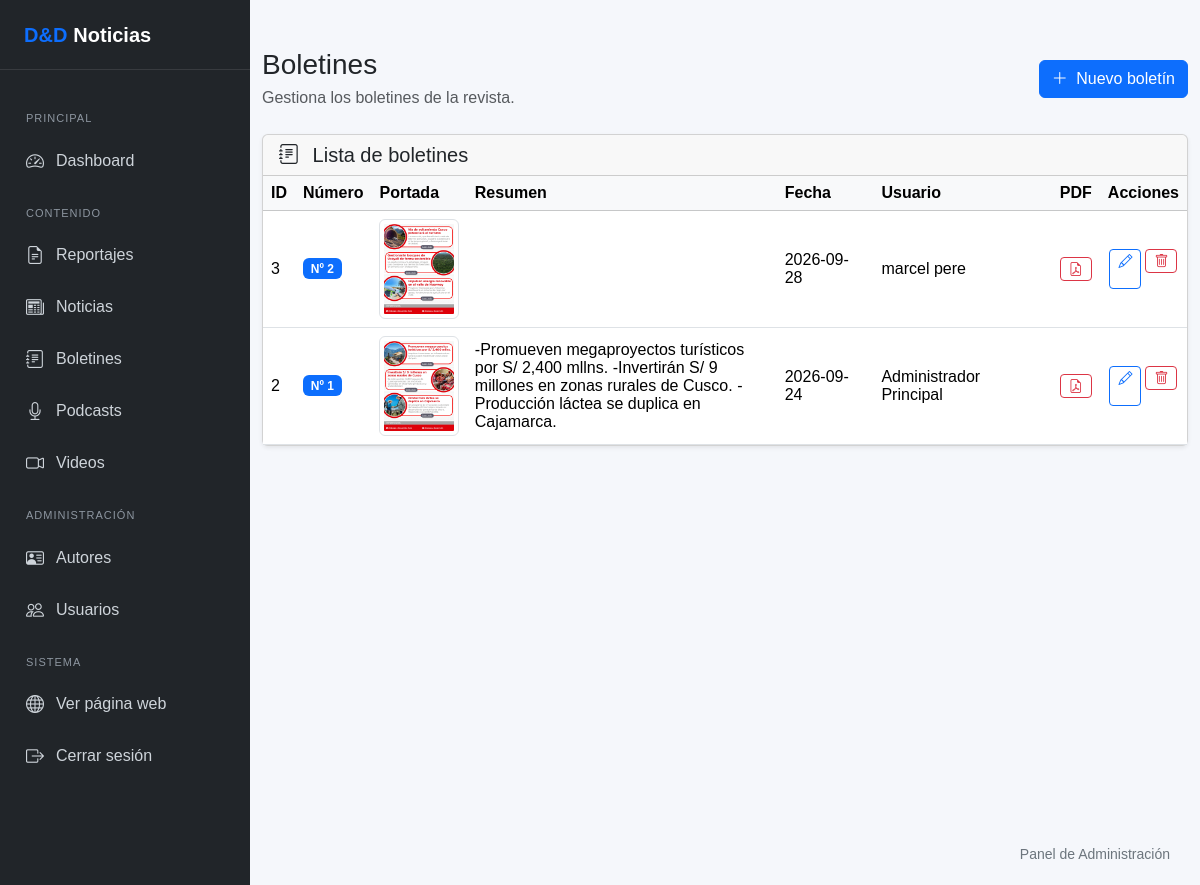
Page /admin/boletines/index.php (signed in) on the committed database.
### tables this page shows
CREATE TABLE `boletines` (
  `id` int(10) UNSIGNED NOT NULL,
  `numero_boletin` varchar(50) NOT NULL,
  `resumen` varchar(500) DEFAULT NULL,
  `foto_portada` varchar(255) DEFAULT NULL,
  `archivo_pdf` varchar(255) NOT NULL,
  `fecha_publicacion` date NOT NULL,
  `usuario_id` int(10) UNSIGNED NOT NULL
);

### includes/funciones.php (called while the page is built, shortened)
<?php
function e($valor): string
{
    return htmlspecialchars(
        (string) $valor,
        ENT_QUOTES,
        'UTF-8'
    );
}

### admin/boletines/index.php (the view, shortened to what this page needs)
<?php
require_once __DIR__ . '/../../config/database.php';
require_once __DIR__ . '/../../includes/funciones.php';
$stmt = $pdo->query("
    SELECT
        b.id,
        b.numero_boletin,
        b.resumen,
        b.foto_portada,
        b.archivo_pdf,
        b.fecha_publicacion,
        b.usuario_id,
        CONCAT(
            u.nombres,
            ' ',
            u.ap_paterno
        ) AS nombre_usuario
    FROM boletines b
    LEFT JOIN usuarios u
        ON b.usuario_id = u.id
    ORDER BY b.id DESC
");
$boletines = $stmt->fetchAll();
require_once __DIR__ .
    '/../../includes/admin-header.php';
require_once __DIR__ .
    '/../../includes/admin-sidebar.php';
?>
<main class="admin-main">
    <div class="container-fluid py-4">
        <div
            class="d-flex flex-wrap justify-content-between align-items-center gap-2 mb-4"
        >
            <div>
                <h1 class="h3 mb-1">
                    Boletines
                </h1>
                <p class="text-muted mb-0">
                    Gestiona los boletines de la revista.
                </p>
            </div>
            <a
                href="crear.php"
                class="btn btn-primary"
            >
                <i class="bi bi-plus-lg me-1"></i>
                Nuevo boletín
            </a>
        </div>
        <div class="card shadow-sm">
            <div class="card-header">
                <h5 class="mb-0">
                    <i class="bi bi-journal-text me-2"></i>
                    Lista de boletines
                </h5>
            </div>
            <div class="card-body p-0">
                <?php if (empty($boletines)): ?>
                    <div class="text-center py-5">
                        <i
                            class="bi bi-journal-x fs-1 text-muted"
                        ></i>
                        <p class="text-muted mt-3 mb-3">
                            No existen boletines registrados.
                        </p>
                        <a
                            href="crear.php"
                            class="btn btn-primary"
                        >
                            <i class="bi bi-plus-lg me-1"></i>
                            Crear primer boletín
                        </a>
                    </div>
                <?php else: ?>
                    <div class="table-responsive">
                        <table
                            class="table table-hover align-middle mb-0"
                        >
                            <thead class="table-light">
                                <tr>
                                    <th>
                                        ID
                                    </th>
                                    <th>
                                        Número
                                    </th>
                                    <th>
                                        Portada
                                    </th>
                                    <th>
                                        Resumen
                                    </th>
                                    <th>
                                        Fecha
                                    </th>
                                    <th>
                                        Usuario
                                    </th>
                                    <th>
                                        PDF
                                    </th>
                                    <th class="text-center">
                                        Acciones
                                    </th>
                                </tr>
                            </thead>
                            <tbody>
                                <?php foreach (
                                    $boletines
                                    as $boletin
                                ): ?>
                                    <tr>
                                        <td>
                                            <?= e($boletin['id']) ?>
                                        </td>
                                        <td>
                                            <span
                                                class="badge bg-primary"
                                            >
                                                Nº
                                                <?= e(
                                                    $boletin['numero_boletin']
                                                ) ?>
                                            </span>
                                        </td>
                                        <td>
                                            <?php if (
                                                !empty(
                                                    $boletin['foto_portada']
                                                )
                                            ): ?>
                                                <img
                                                    src="<?= e('../../' . $boletin['foto_portada']) ?>"
                                                    alt="Portada del boletín"
                                                    class="img-thumbnail"
                                                    style="
                                                        width: 80px;
                                                        height: 100px;
                                                        object-fit: cover;
                                                    "
                                                >
                                            <?php endif; ?>
                                        </td>
                                        <td>
                                            <div
                                                style="
                                                    max-width: 300px;
                                                "
                                            >
                                                <?= e(
                                                    $boletin['resumen']
                                                ) ?>
                                            </div>
                                        </td>
                                        <td>
                                            <?= e(
                                                $boletin[
                                                    'fecha_publicacion'
                                                ]
                                            ) ?>
                                        </td>
                                        <td>
                                            <?= e(
                                                $boletin[
                                                    'nombre_usuario'
                                                ] ??
                                                'Sin usuario'
                                            ) ?>
                                        </td>
                                        <td>
                                            <?php if (
                                                !empty(
                                                    $boletin['archivo_pdf']
                                                )
                                            ): ?>
                                                <a
                                                    href="<?= e('../../' . $boletin['archivo_pdf']) ?>"
                                                    target="_blank"
                                                    class="btn btn-sm btn-outline-danger"
                                                    title="Ver PDF"
                                                >
                                                    <i
                                                        class="bi bi-file-earmark-pdf"
                                                    ></i>
                                                </a>
                                            <?php endif; ?>
                                        </td>
                                        <td>
                                            <div
                                                class="d-flex flex-wrap gap-1 justify-content-center"
                                            >
                                                <a
                                                    href="editar.php?id=<?= e($boletin['id']) ?>"
                                                    class="btn btn-sm btn-outline-primary"
                                                    title="Editar"
                                                >
                                                    <i
                                                        class="bi bi-pencil"
                                                    ></i>
                                                </a>
                                                <form
                                                    method="POST"
                                                    action="eliminar.php"
                                                    class="d-inline"
                                                    onsubmit="return confirm('¿Estás seguro de eliminar este boletín?');"
                                                >
                                                    <button
                                                        type="submit"
                                                        class="btn btn-sm btn-outline-danger"
                                                        title="Eliminar"
                                                    >
                                                        <i
                                                            class="bi bi-trash"
                                                        ></i>
                                                    </button>
                                                </form>
                                            </div>
                                        </td>
                                    </tr>
                                <?php endforeach; ?>
                            </tbody>
                        </table>
                    </div>
                <?php endif; ?>
            </div>
        </div>
    </div>
</main>
<?php
require_once __DIR__ .
    '/../../includes/admin-footer.php';
?>

### includes/admin-header.php (style rules this page uses)
body { background-color: #f5f7fb; margin: 0; font-family: Arial, sans-serif; }
.admin-main { margin-left: 250px; min-height: 100vh; width: calc(100% - 250px); box-sizing: border-box; }
.admin-main img { max-width: 100%; height: auto; }
.admin-main .table-responsive { width: 100%; overflow-x: auto; -webkit-overflow-scrolling: touch; }
.admin-main .card { max-width: 100%; }
.admin-main .d-flex { flex-wrap: wrap; }

### rows in the picture
boletines: id "3", numero_boletin "2", foto_portada (picture), fecha_publicacion "2026-09-28", boletin "marcel pere"
boletines: id "2", numero_boletin "1", foto_portada (picture), resumen "-Promueven megaproyectos turísticos por S/ 2,400 mllns. -Invertirán S/ 9 millones en zonas rurales de Cusco. -Producción láctea se duplica en Cajamarca.", fecha_publicacion "2026-09-24", boletin "Administrador Principal"
